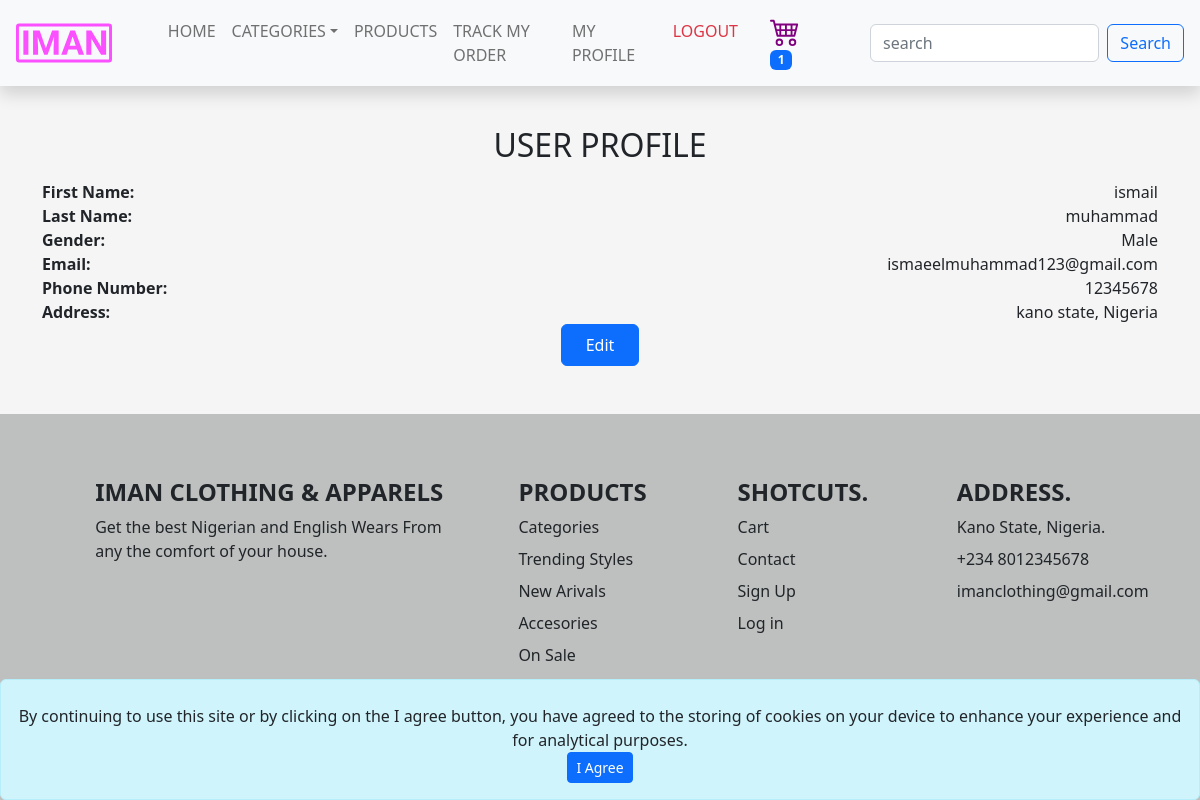
/account/profile (signed in), run on the app's committed database.
### user/models.py (models this page shows, shortened)
class User(AbstractBaseUser):
    GENDER_CHOICES = [
        ("M", "Male"),
        ("F", "Female"),
    ]
    objects = UserManager()
    email = models.EmailField(
        verbose_name="email address",
        max_length=255,
        unique=True,
    )
    is_active = models.BooleanField(default=True)
    staff = models.BooleanField(default=False)
    admin = models.BooleanField(default=False)
    first_name = models.CharField(max_length=200, blank=True, default="")
    last_name = models.CharField(max_length=200, blank=True, default="")
    mobile_number = models.CharField(max_length=20)
    gender = models.CharField(
        max_length=1, choices=GENDER_CHOICES, blank=True, default=""
    )
    address = models.TextField(blank=True, default="")
    added_at = models.DateTimeField(auto_now_add=True)
    is_seller = models.BooleanField(default=False)
    USERNAME_FIELD = "email"
    REQUIRED_FIELDS = []

### user/views.py (the view)
# urls.py: path("profile", UserDetails.as_view()),
@login_required
def profile(request):
    return render(request, "user/profile.html")

### base/cart_count_context.py (called while the page is built)
def get_cart_count(request):
    return {
        "cart_count": request.user.cart.count() if request.user.is_authenticated else Cart.objects.filter(
            device=request.COOKIES.get('device')).count() or '0'
    }

### base/categories_context.py (called while the page is built)
def get_categories(request):
    return {
        "menu_categories": Category.objects.all()
    }

### user/templates/user/profile.html (shortened to what this page needs)
{% extends 'base/base.html' %}
{% load static %}
{% block content %}
<div class="container my-5">
    <h1 style="padding-top: 30px;" class="h2 mb-3 text-center fw-small text-uppercase">user Profile</h1>
    <div class="row">
        <div class="col-6 text-start">
            <strong>First Name:</strong>
        </div>
        <div class="col-6 text-end">
            {{request.user.first_name}}
        </div>
    </div>
    <div class="row">
        <div class="col-6 text-start">
            <strong>Last Name:</strong>
        </div>
        <div class="col-6 text-end">
            {{request.user.last_name}}
        </div>
    </div>
    <div class="row">
        <div class="col-6 text-start">
            <strong>Gender:</strong>
        </div>
        <div class="col-6 text-end">
            {{request.user.get_gender_display}}
        </div>
    </div>
    <div class="row">
        <div class="col-6 text-start">
            <strong>Email:</strong>
        </div>
        <div class="col-6 text-end">
            {{request.user.email}}
        </div>
    </div>
    <div class="row">
        <div class="col-6 text-start">
            <strong>Phone Number:</strong>
        </div>
        <div class="col-6 text-end">
            {{request.user.mobile_number}}
        </div>
    </div>
    <div class="row">
        <div class="col-6 text-start">
            <strong>Address:</strong>
        </div>
        <div class="col-6 text-end">
            {{request.user.address}}
        </div>
    </div>
    <div class="text-center">
        <a href="{% url 'edit_profile' %}" class="btn btn-primary px-4 py-2">Edit</a>
    </div>
</div>
{%endblock%}

### data on the page
User: user.first_name "ismail", user.last_name "muhammad", user.gender "Male", user.email "ismaeelmuhammad123@gmail.com", user.mobile_number "12345678", user.address "kano state, Nigeria"

### other printed values
{{ cart_count }} "1"
